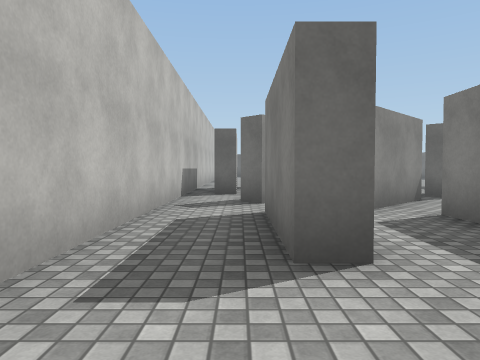
[1] (above)

24 first-person views from a walk through a Unity game level. The camera is 1.2 m above the floor, tilts 2° down and sees 70° across. The floor is counted in squares, 2 m on a side. Each view is taken from the middle of a square. On the plan, view 1 faces up. The plan holds only what a view shows up to about 10 squares ahead; the rest is blank. The place goes on beyond the plan. The player is left out. Surface patterns are stand-ins for the level's own textures.

[2]
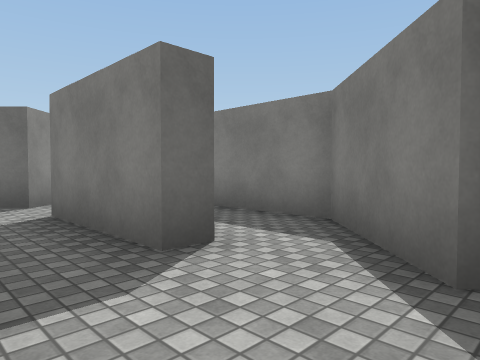

[3]
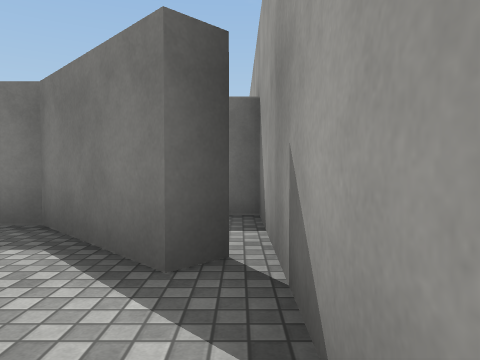

[4]
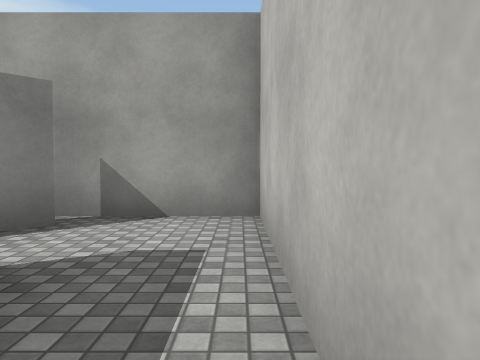

[5]
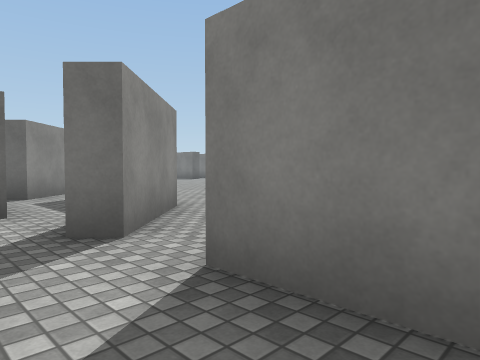

[6]
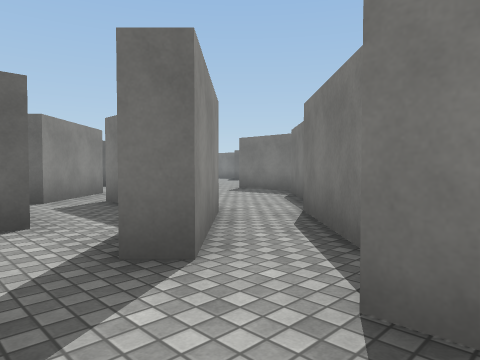

[7]
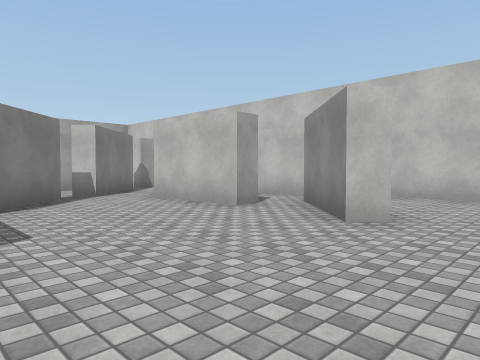

[8]
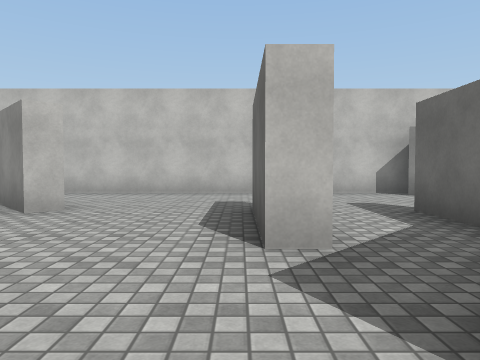

[9]
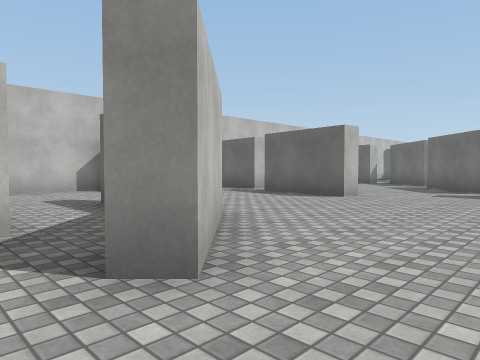

[10]
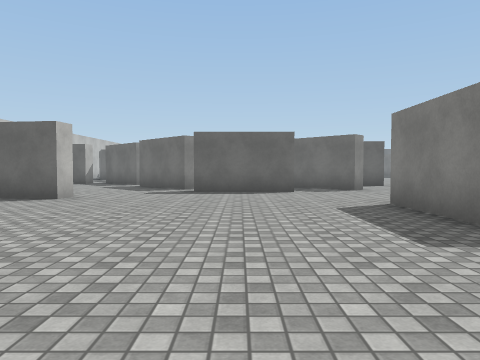

[11]
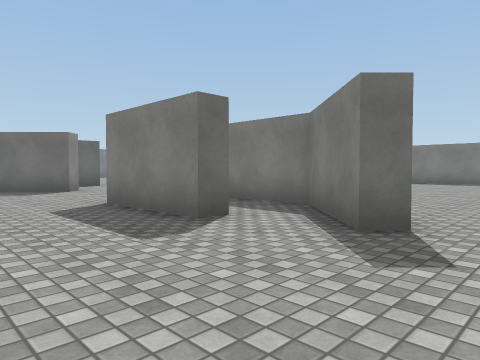

[12]
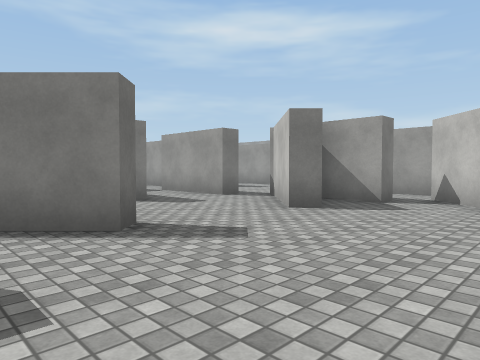

[13]
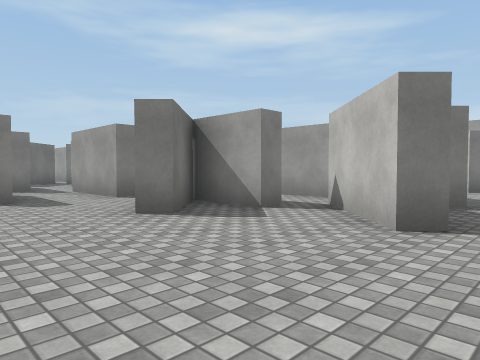

[14]
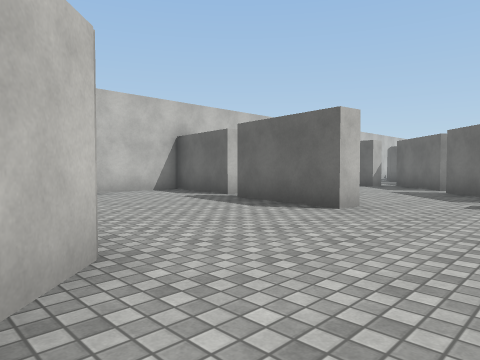

[15]
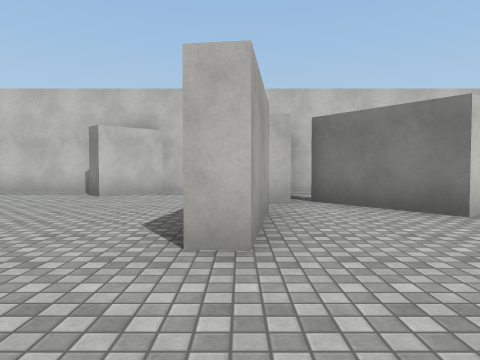

[16]
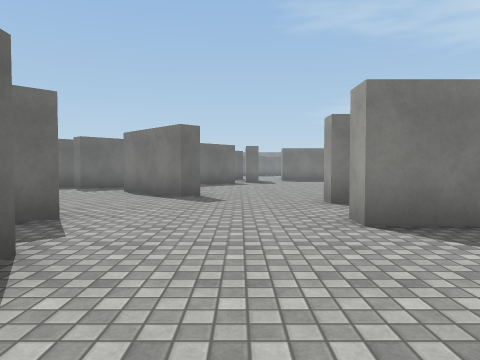

[17]
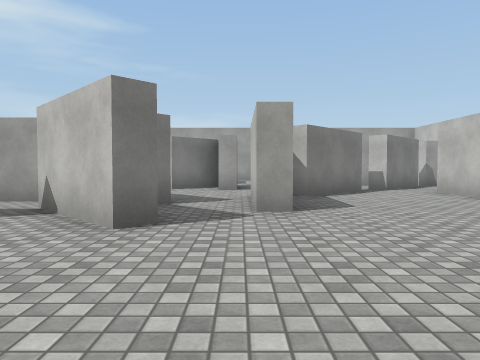

[18]
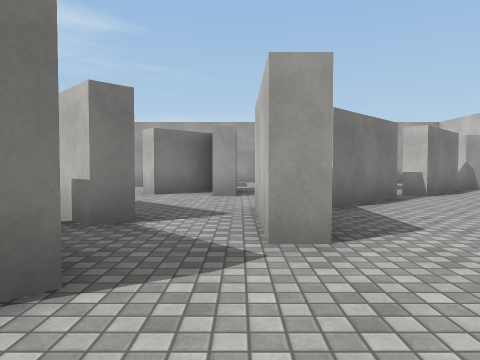

[19]
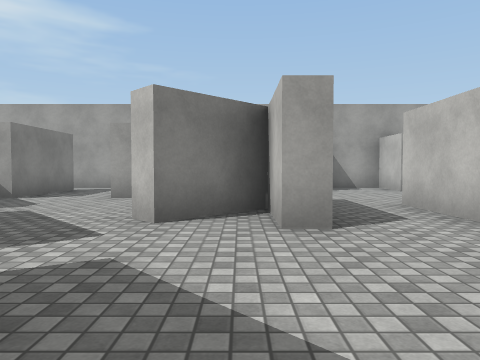

[20]
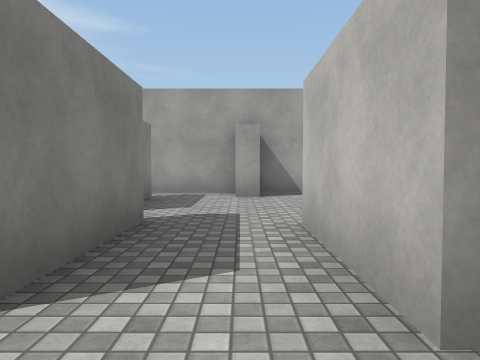

[21]
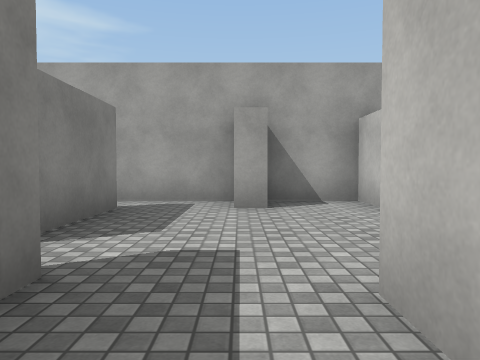

[22]
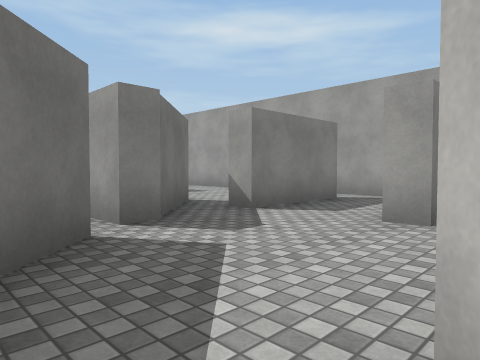

[23]
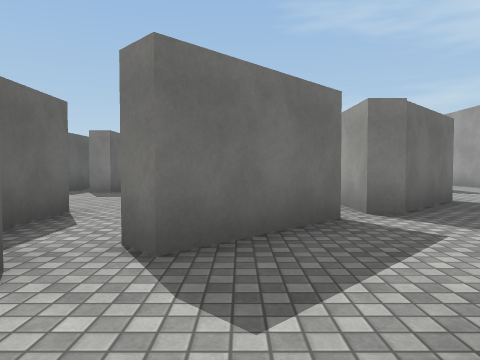

[24]
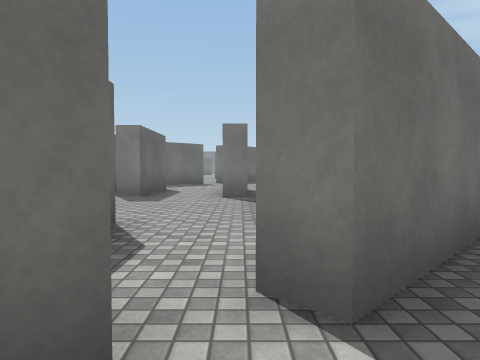

### Floor plan
Key: @ floor where view 1 was taken; # wall or solid block; x gap in a wall; . floor.
Columns run from 2 left of view 1 to 19 right of it. Each row starts with its distance up from view 1.
 28       #
 27      ..           ..
 26      ..#        ...#
 25     #.. ##  ##.....
 24    ##....###....###
 23 ####............#...
 22 #....##.............
 21 #...................
 20 ##...........#.#....
 19 ##...........#.#
 18 #....##.......##  ....
 17 #.....##.....##.......
 16 #  ....##..........
 15 #...###.........#
 14 #..................#
 13 #............##.....
 12 #..##.....##.##xx###
 11 #..#....#..##.  ...##
 10 #.###...#..#.. ....##.
  9 #.###..##..####.......
  8 #.###..#....#.....#
  7 #.##..##....##
  6 #.#.##.#.###.###
  5 #...#. #.##....##
  4 #.#..# ...  ....#
  3 #.#..# ...# #..##.
  2 #....#....#  ..#...
  1 #..###....#  ..# ..
  0 #.@###..#..   ..
 -1 #### ######   ##

Positions as (right, up) in squares from view 1, and headings:
1: (0, 0), facing up
2: (-1, 0), facing up-right
3: (-1, 0), facing right
4: (-1, 4), facing down
5: (-1, 3), facing up-right
6: (-1, 4), facing up-right
7: (6, 14), facing down-left
8: (7, 15), facing left
9: (8, 15), facing up-left
10: (8, 15), facing up
11: (8, 15), facing up-right
12: (8, 18), facing down-right
13: (7, 16), facing down-right
14: (7, 17), facing up-left
15: (7, 22), facing left
16: (7, 22), facing right
17: (7, 16), facing down
18: (7, 14), facing down
19: (8, 10), facing down
20: (6, 8), facing down
21: (6, 6), facing down
22: (9, 7), facing down-right
23: (8, 7), facing right
24: (9, 8), facing right
